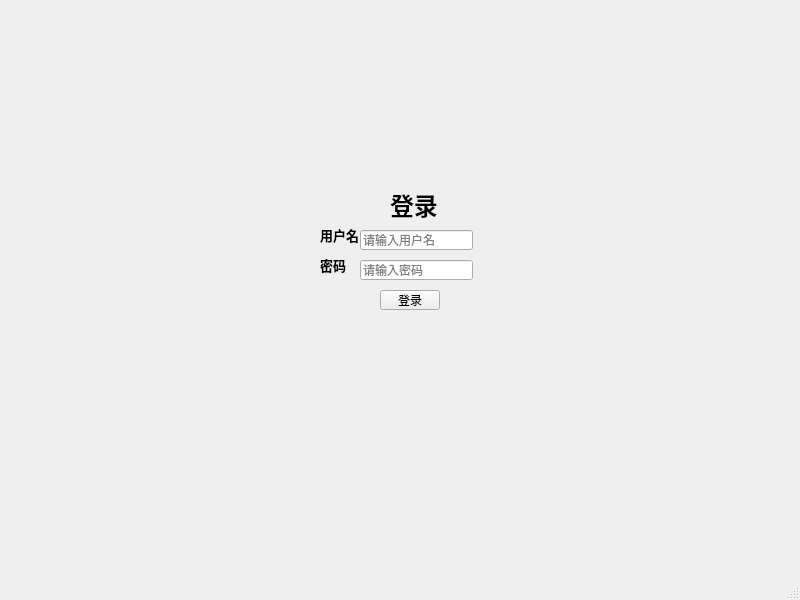
<?xml version="1.0" encoding="UTF-8"?>
<ui version="4.0">
 <class>log</class>
 <widget class="QMainWindow" name="log">
  <property name="geometry">
   <rect>
    <x>0</x>
    <y>0</y>
    <width>800</width>
    <height>600</height>
   </rect>
  </property>
  <property name="windowTitle">
   <string>MainWindow</string>
  </property>
  <widget class="QWidget" name="centralwidget">
   <widget class="QLabel" name="label">
    <property name="geometry">
     <rect>
      <x>390</x>
      <y>180</y>
      <width>60</width>
      <height>50</height>
     </rect>
    </property>
    <property name="minimumSize">
     <size>
      <width>60</width>
      <height>50</height>
     </size>
    </property>
    <property name="maximumSize">
     <size>
      <width>60</width>
      <height>50</height>
     </size>
    </property>
    <property name="text">
     <string>&lt;html&gt;&lt;head/&gt;&lt;body&gt;&lt;p&gt;&lt;span style=&quot; font-size:18pt; font-weight:700;&quot;&gt;登录&lt;/span&gt;&lt;/p&gt;&lt;/body&gt;&lt;/html&gt;</string>
    </property>
   </widget>
   <widget class="QLineEdit" name="lineEdit_2">
    <property name="geometry">
     <rect>
      <x>360</x>
      <y>260</y>
      <width>113</width>
      <height>20</height>
     </rect>
    </property>
    <property name="maximumSize">
     <size>
      <width>113</width>
      <height>20</height>
     </size>
    </property>
    <property name="text">
     <string/>
    </property>
    <property name="echoMode">
     <enum>QLineEdit::EchoMode::Password</enum>
    </property>
    <property name="placeholderText">
     <string>请输入密码</string>
    </property>
   </widget>
   <widget class="QLabel" name="label_2">
    <property name="geometry">
     <rect>
      <x>320</x>
      <y>220</y>
      <width>40</width>
      <height>30</height>
     </rect>
    </property>
    <property name="minimumSize">
     <size>
      <width>40</width>
      <height>30</height>
     </size>
    </property>
    <property name="maximumSize">
     <size>
      <width>40</width>
      <height>30</height>
     </size>
    </property>
    <property name="text">
     <string>&lt;html&gt;&lt;head/&gt;&lt;body&gt;&lt;p&gt;&lt;span style=&quot; font-size:10pt; font-weight:700;&quot;&gt;用户名&lt;/span&gt;&lt;/p&gt;&lt;/body&gt;&lt;/html&gt;</string>
    </property>
   </widget>
   <widget class="QLineEdit" name="lineEdit">
    <property name="geometry">
     <rect>
      <x>360</x>
      <y>230</y>
      <width>113</width>
      <height>20</height>
     </rect>
    </property>
    <property name="maximumSize">
     <size>
      <width>113</width>
      <height>20</height>
     </size>
    </property>
    <property name="text">
     <string/>
    </property>
    <property name="placeholderText">
     <string>请输入用户名</string>
    </property>
   </widget>
   <widget class="QPushButton" name="pushButton">
    <property name="geometry">
     <rect>
      <x>380</x>
      <y>290</y>
      <width>60</width>
      <height>20</height>
     </rect>
    </property>
    <property name="minimumSize">
     <size>
      <width>60</width>
      <height>20</height>
     </size>
    </property>
    <property name="maximumSize">
     <size>
      <width>60</width>
      <height>20</height>
     </size>
    </property>
    <property name="text">
     <string>登录</string>
    </property>
   </widget>
   <widget class="QLabel" name="label_3">
    <property name="geometry">
     <rect>
      <x>320</x>
      <y>250</y>
      <width>40</width>
      <height>30</height>
     </rect>
    </property>
    <property name="minimumSize">
     <size>
      <width>40</width>
      <height>30</height>
     </size>
    </property>
    <property name="maximumSize">
     <size>
      <width>40</width>
      <height>30</height>
     </size>
    </property>
    <property name="text">
     <string>&lt;html&gt;&lt;head/&gt;&lt;body&gt;&lt;p&gt;&lt;span style=&quot; font-size:10pt; font-weight:700;&quot;&gt;密码&lt;/span&gt;&lt;/p&gt;&lt;/body&gt;&lt;/html&gt;</string>
    </property>
   </widget>
  </widget>
  <widget class="QMenuBar" name="menubar">
   <property name="geometry">
    <rect>
     <x>0</x>
     <y>0</y>
     <width>800</width>
     <height>18</height>
    </rect>
   </property>
  </widget>
  <widget class="QStatusBar" name="statusbar"/>
 </widget>
 <resources/>
 <connections/>
</ui>
